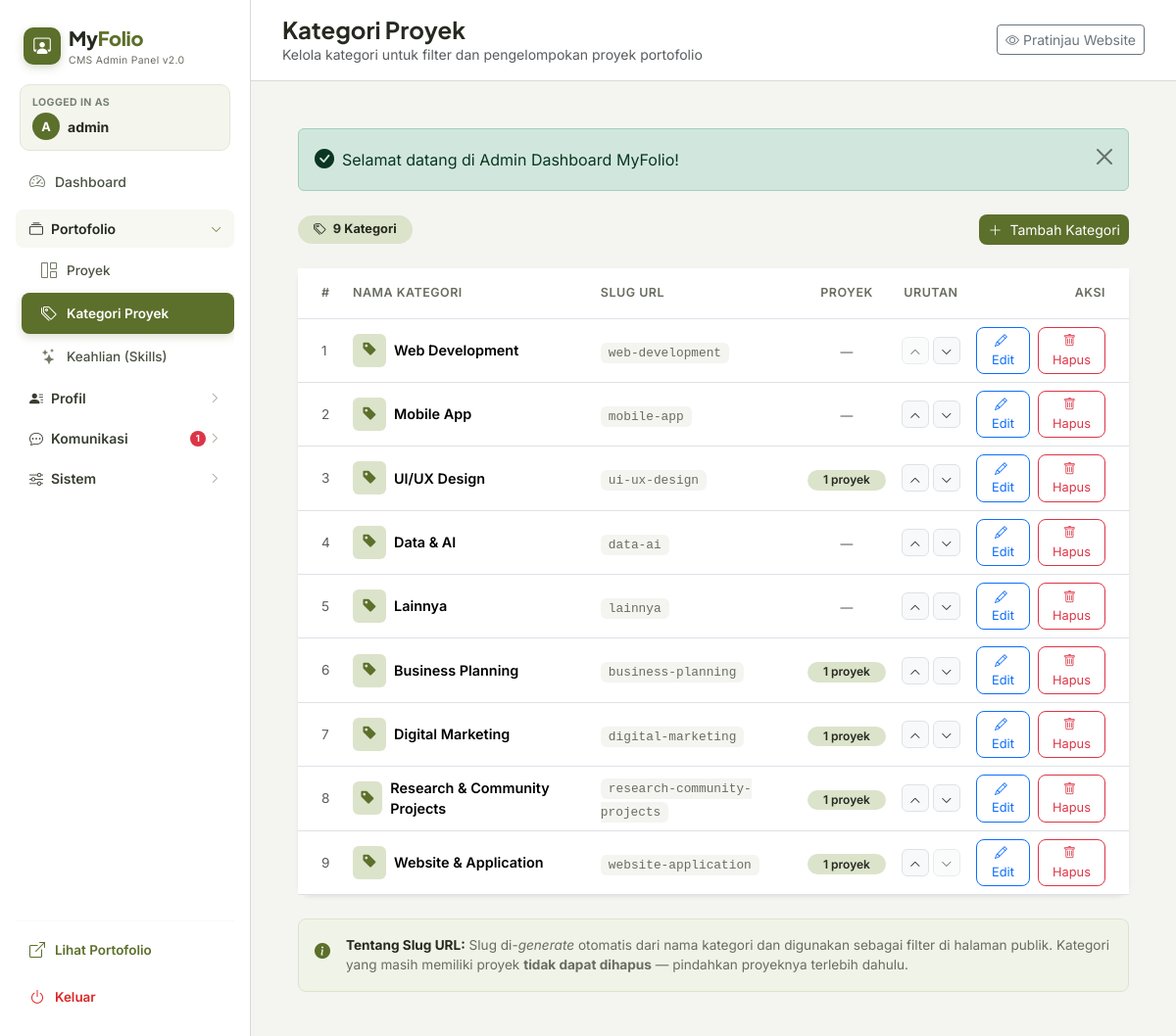
The app's page /admin/categories.php (signed in) with its own data.
### tables this page shows
CREATE TABLE `project_categories` (
  `id` INT UNSIGNED NOT NULL AUTO_INCREMENT,
  `category_name` VARCHAR(100) NOT NULL,
  `slug` VARCHAR(100) NOT NULL,
  `sort_order` TINYINT UNSIGNED NOT NULL DEFAULT 0,
  `created_at` TIMESTAMP NOT NULL DEFAULT CURRENT_TIMESTAMP,
  PRIMARY KEY (`id`),
  UNIQUE KEY `uk_slug` (`slug`)
);

### includes/functions.php (called while the page is built, shortened)
<?php
function e(?string $value): string {
    return htmlspecialchars($value ?? '', ENT_QUOTES, 'UTF-8');
}

### admin/categories.php (the view, shortened to what this page needs)
<?php
require_once __DIR__ . '/includes/admin_init.php';
$categories = $pdo->query("
    SELECT pc.*,
           COUNT(p.id) AS project_count
    FROM project_categories pc
    LEFT JOIN projects p ON p.category_id = pc.id
    GROUP BY pc.id
    ORDER BY pc.sort_order ASC, pc.id ASC
")->fetchAll();
$totalCats = count($categories);
require_once __DIR__ . '/includes/admin_header.php';
?>
<div class="d-flex justify-content-between align-items-center mb-4">
    <div>
        <span class="badge rounded-pill px-3 py-2" style="background:var(--color-soft-olive);color:var(--color-dark);font-size:.8rem;">
            <i class="bi bi-tags me-1"></i> <?= $totalCats ?> Kategori
        </span>
    </div>
    <button class="btn btn-sm d-flex align-items-center gap-2"
            style="background:var(--color-primary);color:#fff;border-radius:var(--radius-button);"
            data-bs-toggle="modal" data-bs-target="#modalAdd">
        <i class="bi bi-plus-lg"></i> Tambah Kategori
    </button>
</div>
<div class="card border-0 shadow-sm" style="border-radius:var(--radius-card);">
    <div class="card-body p-0">
        <?php if (empty($categories)): ?>
            <div class="text-center py-5 text-muted">
                <i class="bi bi-tags fs-1 d-block mb-3 opacity-25"></i>
                <p class="mb-3">Belum ada kategori. Tambahkan kategori pertama Anda.</p>
                <button class="btn btn-sm btn-primary" data-bs-toggle="modal" data-bs-target="#modalAdd">
                    + Tambah Kategori
                </button>
            </div>
        <?php else: ?>
        <div class="table-responsive">
            <table class="table table-hover align-middle mb-0">
                <thead style="background:var(--color-background);">
                    <tr>
                        <th class="ps-4 py-3" style="width:48px;color:var(--color-muted);font-size:.78rem;font-weight:600;text-transform:uppercase;letter-spacing:.5px;">#</th>
                        <th class="py-3" style="color:var(--color-muted);font-size:.78rem;font-weight:600;text-transform:uppercase;letter-spacing:.5px;">Nama Kategori</th>
                        <th class="py-3" style="color:var(--color-muted);font-size:.78rem;font-weight:600;text-transform:uppercase;letter-spacing:.5px;">Slug URL</th>
                        <th class="py-3 text-center" style="color:var(--color-muted);font-size:.78rem;font-weight:600;text-transform:uppercase;letter-spacing:.5px;">Proyek</th>
                        <th class="py-3 text-center" style="color:var(--color-muted);font-size:.78rem;font-weight:600;text-transform:uppercase;letter-spacing:.5px;">Urutan</th>
                        <th class="py-3 text-end pe-4" style="color:var(--color-muted);font-size:.78rem;font-weight:600;text-transform:uppercase;letter-spacing:.5px;">Aksi</th>
                    </tr>
                </thead>
                <tbody>
                    <?php foreach ($categories as $i => $cat): ?>
                    <tr>
                        <td class="ps-4 text-muted" style="font-size:.85rem;"><?= $i + 1 ?></td>
                        <td>
                            <div class="d-flex align-items-center gap-2">
                                <span class="d-inline-flex align-items-center justify-content-center rounded-2"
                                      style="width:34px;height:34px;background:var(--color-soft-olive);color:var(--color-primary);font-size:.95rem;">
                                    <i class="bi bi-tag-fill"></i>
                                </span>
                                <span class="fw-semibold" style="font-size:.9rem;"><?= e($cat['category_name']) ?></span>
                            </div>
                        </td>
                        <td>
                            <code style="background:var(--color-background);padding:3px 8px;border-radius:6px;font-size:.8rem;color:var(--color-muted);">
                                <?= e($cat['slug']) ?>
                            </code>
                        </td>
                        <td class="text-center">
                            <?php if ($cat['project_count'] > 0): ?>
                                <span class="badge rounded-pill px-3"
                                      style="background:var(--color-soft-olive);color:var(--color-dark);font-weight:600;">
                                    <?= $cat['project_count'] ?> proyek
                                </span>
                            <?php else: ?>
                                <span class="text-muted" style="font-size:.8rem;">—</span>
                            <?php endif; ?>
                        </td>
                        <td class="text-center">
                            <div class="d-flex justify-content-center gap-1">
                                <form method="POST" action="categories.php">
                                    <button type="submit" class="btn btn-xs btn-light border" style="width:28px;height:28px;padding:0;line-height:1;"
                                            <?= $i === 0 ? 'disabled' : '' ?> title="Pindah ke atas">
                                        <i class="bi bi-chevron-up" style="font-size:.7rem;"></i>
                                    </button>
                                </form>
                                <form method="POST" action="categories.php">
                                    <button type="submit" class="btn btn-xs btn-light border" style="width:28px;height:28px;padding:0;line-height:1;"
                                            <?= $i === $totalCats - 1 ? 'disabled' : '' ?> title="Pindah ke bawah">
                                        <i class="bi bi-chevron-down" style="font-size:.7rem;"></i>
                                    </button>
                                </form>
                            </div>
                        </td>
                        <td class="text-end pe-4">
                            <div class="d-flex justify-content-end gap-2">
                                <button class="btn btn-sm btn-outline-primary"
                                        style="border-radius:8px;font-size:.8rem;"
                                        onclick="openEdit(<?= $cat['id'] ?>, <?= json_encode($cat['category_name']) ?>, <?= json_encode($cat['slug']) ?>)">
                                    <i class="bi bi-pencil me-1"></i>Edit
                                </button>
                                <form method="POST" action="categories.php"
                                      onsubmit="return confirmDelete(this, <?= json_encode($cat['category_name']) ?>, <?= (int)$cat['project_count'] ?>)">
                                    <button type="submit" class="btn btn-sm btn-outline-danger"
                                            style="border-radius:8px;font-size:.8rem;">
                                        <i class="bi bi-trash me-1"></i>Hapus
                                    </button>
                                </form>
                            </div>
                        </td>
                    </tr>
                    <?php endforeach; ?>
                </tbody>
            </table>
        </div>
        <?php endif; ?>
    </div>
</div>
<div class="mt-4 p-3 rounded-3 d-flex align-items-start gap-3"
     style="background:#F0F4E8;border:1px solid #DCE3CB;">
    <i class="bi bi-info-circle-fill mt-1" style="color:var(--color-primary);font-size:1rem;flex-shrink:0;"></i>
    <div style="font-size:.85rem;color:var(--color-muted);">
        <strong style="color:var(--color-dark);">Tentang Slug URL:</strong>
        Slug di-<em>generate</em> otomatis dari nama kategori dan digunakan sebagai filter di halaman publik.
        Kategori yang masih memiliki proyek <strong>tidak dapat dihapus</strong> — pindahkan proyeknya terlebih dahulu.
    </div>
</div>
<?php require_once __DIR__ . '/includes/admin_footer.php'; ?>

### assets/css/admin.css (style rules this page uses)
:root { --color-primary: #5C6F2B; --color-primary-hover: #495822; --color-background: #F4F5F1; --color-sidebar: #FFFFFF; --color-dark: #25291F; --color-soft-olive: #DCE3CB; --color-white: #FFFFFF; --color-muted: #686D60; --color-border: #D8DAD2; --radius-card: 14px; --radius-button: 8px; --shadow-sm: 0 2px 6px rgba(0, 0, 0, 0.04); }
body { font-family: 'Inter', sans-serif; background-color: var(--color-background); color: var(--color-dark); }

### records on screen
project_categories: category_name "Web Development", slug "web-development"
project_categories: category_name "Mobile App", slug "mobile-app"
project_categories: category_name "UI/UX Design", slug "ui-ux-design", project_count "1"
project_categories: category_name "Data & AI", slug "data-ai"
project_categories: category_name "Lainnya", slug "lainnya"
project_categories: category_name "Business Planning", slug "business-planning", project_count "1"
project_categories: category_name "Digital Marketing", slug "digital-marketing", project_count "1"
project_categories: category_name "Research & Community Projects", slug "research-community-projects", project_count "1"
project_categories: category_name "Website & Application", slug "website-application", project_count "1"

### other values on screen
substr($_SESSION['admin_username'] ?? 'A', 0, 1) "A"
$_SESSION['admin_username'] "admin"
$unreadCount "1"
$pageTitle "Kategori Proyek"
$pageSubtitle "Kelola kategori untuk filter dan pengelompokan proyek portofolio"
$flash['message'] "Selamat datang di Admin Dashboard MyFolio!"
$totalCats "9"
